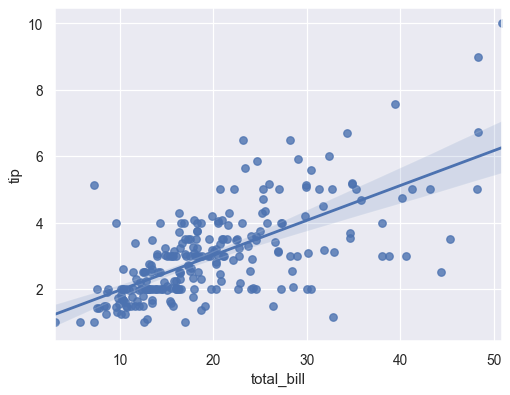

Recreate this plot in Python.
import seaborn as sns; sns.set_theme(color_codes=True)
tips = sns.load_dataset("tips")
ax = sns.regplot(x="total_bill", y="tip", data=tips)
